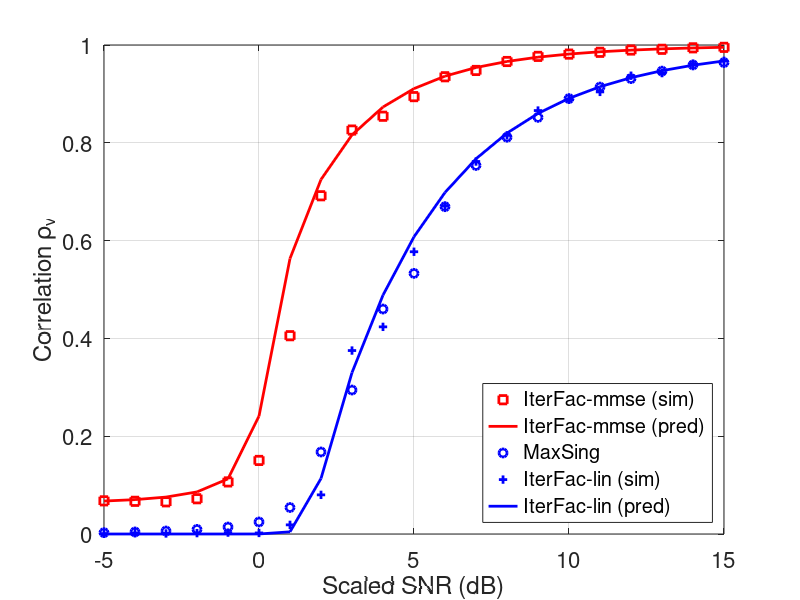

The MATLAB script that drew this image:
if 1
    % Final correlation as a function of the SNR
    % ==========================================
    
    % Get SVD estimate
    load data/rankOneTest_svd
    snrMaxSing = snrTest;
    nmeth = size(vcorrSimTot,2);
    nsnr = size(vcorrSimTot,3);
    vcorrMaxSing = reshape(mean(vcorrSimTot,1),nmeth,nsnr)';
    
    load data/rankOneSE;
    snrSE = snrTest;
    vcorrSE = corrv(end,:);
    
    load data/rankOneTest_iterFac;
    nmeth = size(vcorrSimTot,2);
    nsnr = size(vcorrSimTot,3);
    vcorrSim = reshape(median(vcorrSimTot,1),nmeth,nsnr)';
    vcorrPred = reshape(median(vcorrPredTot,1),nmeth,nsnr)';
    
    h = plot( snrTest, vcorrSim(:,2), 'rs', snrSE, vcorrSE, 'r-', ...%snrTest, vcorrPred(:,2), 'r-', ...
        snrMaxSing, vcorrMaxSing, 'bo', snrTest, vcorrSim(:,1), 'b+', ...
        snrTest, vcorrPred(:,1), 'b-' );
    grid on;
    set(gca,'FontSize',16);
    set(h, 'LineWidth', 2);
    
    legend('IterFac-mmse (sim)', 'IterFac-mmse (pred)', ...
        'MaxSing', 'IterFac-lin (sim)', 'IterFac-lin (pred)', 'Location', 'SouthEast');
    xlabel('Scaled SNR (dB)');
    ylabel('Correlation \rho_v')
    
    print -depsc data/rankOneSim
    
end

if 0
    
    % Correlation as a function of the iteration number
    % =================================================
    
    load data/rankOneTest_iter;
    
    snrPlot = [2 3]';
    nplot = length(snrPlot);
    
    for iplot = 1:nplot
        % Select the subplot
        subplot(1, nplot, iplot);

        isnr = snrPlot(iplot);
        vcorrIterAvg = median(vcorrIterTot(:,:,:,isnr), 3);
        nit = size(vcorrIterAvg,1);
        iter = [1:nit]';
        h = plot(iter, vcorrIterAvg(:,4), 'rs', iter, vcorrIterAvg(:,3), 'r-',...
            iter, vcorrIterAvg(:,2), 'b+', iter, vcorrIterAvg(:,1), 'b-');
        
        grid on;
        set(gca,'FontSize',16);
        set(h, 'LineWidth', 2);
        
        if (iplot == nplot)
            legend('IF-mmse (sim)', 'IF-mmse (pred)', ...
                'IF-lin (sim)', 'IF-lin (pred)', 'Location', 'SouthEast');
        end
        xlabel('Iteration');
        if (iplot == 1)
            ylabel('Correlation \rho_v')
        end
        titleStr = sprintf('SNR=%d dB', snrTest(isnr));
        title(titleStr);
        axis([1 nit 0 1]);
        
        print -depsc data/rankOneIter
    end
    
end

